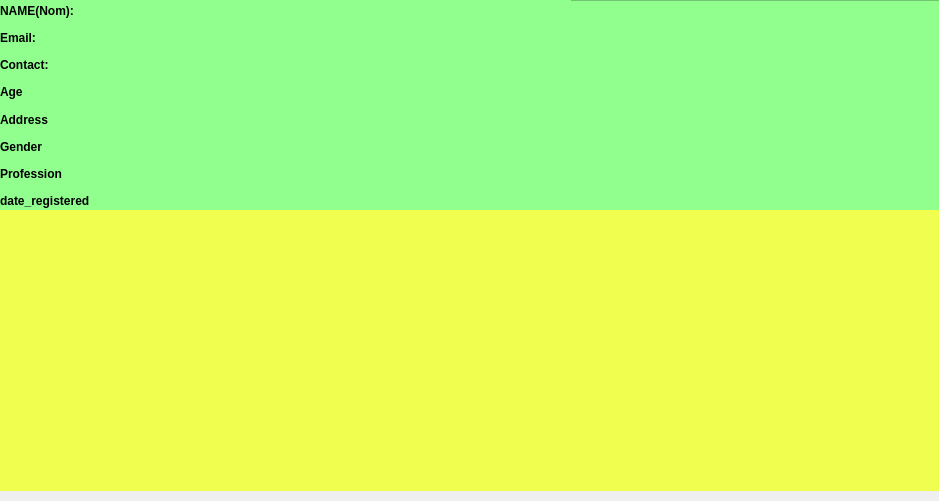
<?xml version="1.0" encoding="UTF-8"?>
<ui version="4.0">
 <class>Form</class>
 <widget class="QWidget" name="Form">
  <property name="geometry">
   <rect>
    <x>0</x>
    <y>0</y>
    <width>939</width>
    <height>501</height>
   </rect>
  </property>
  <property name="windowTitle">
   <string>Form</string>
  </property>
  <widget class="QFrame" name="frame">
   <property name="geometry">
    <rect>
     <x>0</x>
     <y>0</y>
     <width>971</width>
     <height>211</height>
    </rect>
   </property>
   <property name="styleSheet">
    <string notr="true">background-color: rgb(144, 255, 142);</string>
   </property>
   <property name="frameShape">
    <enum>QFrame::StyledPanel</enum>
   </property>
   <property name="frameShadow">
    <enum>QFrame::Raised</enum>
   </property>
   <widget class="QWidget" name="gridLayoutWidget">
    <property name="geometry">
     <rect>
      <x>0</x>
      <y>0</y>
      <width>571</width>
      <height>211</height>
     </rect>
    </property>
    <layout class="QGridLayout" name="gridLayout">
     <item row="0" column="0">
      <layout class="QGridLayout" name="gridLayout_2">
       <item row="0" column="0">
        <widget class="QLabel" name="label_7">
         <property name="minimumSize">
          <size>
           <width>90</width>
           <height>0</height>
          </size>
         </property>
         <property name="maximumSize">
          <size>
           <width>90</width>
           <height>16777215</height>
          </size>
         </property>
         <property name="font">
          <font>
           <bold>true</bold>
          </font>
         </property>
         <property name="text">
          <string>NAME(Nom):</string>
         </property>
        </widget>
       </item>
       <item row="6" column="0">
        <widget class="QLabel" name="P_profession">
         <property name="minimumSize">
          <size>
           <width>90</width>
           <height>0</height>
          </size>
         </property>
         <property name="maximumSize">
          <size>
           <width>90</width>
           <height>16777215</height>
          </size>
         </property>
         <property name="font">
          <font>
           <bold>true</bold>
          </font>
         </property>
         <property name="text">
          <string>Profession</string>
         </property>
        </widget>
       </item>
       <item row="7" column="0">
        <widget class="QLabel" name="P_dateRLabel">
         <property name="minimumSize">
          <size>
           <width>90</width>
           <height>0</height>
          </size>
         </property>
         <property name="maximumSize">
          <size>
           <width>90</width>
           <height>16777215</height>
          </size>
         </property>
         <property name="font">
          <font>
           <bold>true</bold>
          </font>
         </property>
         <property name="text">
          <string>date_registered</string>
         </property>
        </widget>
       </item>
       <item row="2" column="0">
        <widget class="QLabel" name="label_5">
         <property name="minimumSize">
          <size>
           <width>90</width>
           <height>0</height>
          </size>
         </property>
         <property name="maximumSize">
          <size>
           <width>90</width>
           <height>16777215</height>
          </size>
         </property>
         <property name="font">
          <font>
           <bold>true</bold>
          </font>
         </property>
         <property name="text">
          <string>Contact: </string>
         </property>
        </widget>
       </item>
       <item row="1" column="0">
        <widget class="QLabel" name="label_6">
         <property name="minimumSize">
          <size>
           <width>90</width>
           <height>0</height>
          </size>
         </property>
         <property name="maximumSize">
          <size>
           <width>90</width>
           <height>16777215</height>
          </size>
         </property>
         <property name="font">
          <font>
           <bold>true</bold>
          </font>
         </property>
         <property name="text">
          <string>Email:</string>
         </property>
        </widget>
       </item>
       <item row="5" column="0">
        <widget class="QLabel" name="P_genderLabel">
         <property name="minimumSize">
          <size>
           <width>90</width>
           <height>0</height>
          </size>
         </property>
         <property name="maximumSize">
          <size>
           <width>90</width>
           <height>16777215</height>
          </size>
         </property>
         <property name="font">
          <font>
           <bold>true</bold>
          </font>
         </property>
         <property name="text">
          <string>Gender</string>
         </property>
        </widget>
       </item>
       <item row="4" column="0">
        <widget class="QLabel" name="P_address_2">
         <property name="minimumSize">
          <size>
           <width>90</width>
           <height>0</height>
          </size>
         </property>
         <property name="maximumSize">
          <size>
           <width>90</width>
           <height>16777215</height>
          </size>
         </property>
         <property name="font">
          <font>
           <bold>true</bold>
          </font>
         </property>
         <property name="text">
          <string>Address</string>
         </property>
        </widget>
       </item>
       <item row="3" column="0">
        <widget class="QLabel" name="label_4">
         <property name="minimumSize">
          <size>
           <width>90</width>
           <height>0</height>
          </size>
         </property>
         <property name="maximumSize">
          <size>
           <width>90</width>
           <height>16777215</height>
          </size>
         </property>
         <property name="font">
          <font>
           <bold>true</bold>
          </font>
         </property>
         <property name="text">
          <string>Age</string>
         </property>
        </widget>
       </item>
       <item row="0" column="1">
        <widget class="QLabel" name="pnameLabel">
         <property name="text">
          <string/>
         </property>
        </widget>
       </item>
       <item row="1" column="1">
        <widget class="QLabel" name="p_emaillabel">
         <property name="text">
          <string/>
         </property>
        </widget>
       </item>
       <item row="5" column="1">
        <widget class="QLabel" name="label_14">
         <property name="text">
          <string/>
         </property>
        </widget>
       </item>
       <item row="6" column="1">
        <widget class="QLabel" name="label_15">
         <property name="text">
          <string/>
         </property>
        </widget>
       </item>
       <item row="7" column="1">
        <widget class="QLabel" name="label_16">
         <property name="text">
          <string/>
         </property>
        </widget>
       </item>
       <item row="4" column="1">
        <widget class="QLabel" name="P_address">
         <property name="text">
          <string/>
         </property>
        </widget>
       </item>
       <item row="3" column="1">
        <widget class="QLabel" name="p_agelabel">
         <property name="text">
          <string/>
         </property>
        </widget>
       </item>
       <item row="2" column="1">
        <widget class="QLabel" name="p_contactlabel">
         <property name="text">
          <string/>
         </property>
        </widget>
       </item>
      </layout>
     </item>
    </layout>
   </widget>
  </widget>
  <widget class="QWidget" name="widget" native="true">
   <property name="geometry">
    <rect>
     <x>0</x>
     <y>210</y>
     <width>941</width>
     <height>281</height>
    </rect>
   </property>
   <property name="styleSheet">
    <string notr="true">background-color: rgb(240, 255, 79);</string>
   </property>
  </widget>
 </widget>
 <resources/>
 <connections/>
</ui>
